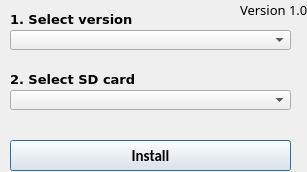
<?xml version="1.0" encoding="UTF-8"?>
<ui version="4.0">
 <class>Installer</class>
 <widget class="QDialog" name="Installer">
  <property name="geometry">
   <rect>
    <x>0</x>
    <y>0</y>
    <width>307</width>
    <height>172</height>
   </rect>
  </property>
  <property name="sizePolicy">
   <sizepolicy hsizetype="Fixed" vsizetype="Fixed">
    <horstretch>0</horstretch>
    <verstretch>0</verstretch>
   </sizepolicy>
  </property>
  <property name="font">
   <font>
    <family>Calibri</family>
   </font>
  </property>
  <property name="contextMenuPolicy">
   <enum>Qt::NoContextMenu</enum>
  </property>
  <property name="windowTitle">
   <string>XBian installer</string>
  </property>
  <property name="windowIcon">
   <iconset>
    <normaloff>icon.ico</normaloff>icon.ico</iconset>
  </property>
  <property name="toolTip">
   <string notr="true"/>
  </property>
  <property name="statusTip">
   <string notr="true"/>
  </property>
  <property name="layoutDirection">
   <enum>Qt::LeftToRight</enum>
  </property>
  <property name="sizeGripEnabled">
   <bool>false</bool>
  </property>
  <property name="modal">
   <bool>false</bool>
  </property>
  <widget class="QLabel" name="lbSelectVersion">
   <property name="geometry">
    <rect>
     <x>10</x>
     <y>10</y>
     <width>171</width>
     <height>18</height>
    </rect>
   </property>
   <property name="sizePolicy">
    <sizepolicy hsizetype="Fixed" vsizetype="Fixed">
     <horstretch>0</horstretch>
     <verstretch>0</verstretch>
    </sizepolicy>
   </property>
   <property name="font">
    <font>
     <family>Verdana</family>
     <pointsize>10</pointsize>
     <weight>75</weight>
     <bold>true</bold>
    </font>
   </property>
   <property name="text">
    <string>1. Select version</string>
   </property>
  </widget>
  <widget class="QPushButton" name="btInstall">
   <property name="geometry">
    <rect>
     <x>10</x>
     <y>140</y>
     <width>281</width>
     <height>31</height>
    </rect>
   </property>
   <property name="font">
    <font>
     <pointsize>11</pointsize>
     <weight>75</weight>
     <bold>true</bold>
    </font>
   </property>
   <property name="text">
    <string>Install</string>
   </property>
  </widget>
  <widget class="QComboBox" name="cbVersion">
   <property name="geometry">
    <rect>
     <x>10</x>
     <y>30</y>
     <width>281</width>
     <height>20</height>
    </rect>
   </property>
   <property name="font">
    <font>
     <family>Verdana</family>
     <pointsize>9</pointsize>
    </font>
   </property>
  </widget>
  <widget class="QLabel" name="lbSelectSD">
   <property name="geometry">
    <rect>
     <x>10</x>
     <y>70</y>
     <width>231</width>
     <height>18</height>
    </rect>
   </property>
   <property name="font">
    <font>
     <family>Verdana</family>
     <pointsize>10</pointsize>
     <weight>75</weight>
     <bold>true</bold>
    </font>
   </property>
   <property name="text">
    <string>2. Select SD card</string>
   </property>
  </widget>
  <widget class="QComboBox" name="cbSDcards">
   <property name="geometry">
    <rect>
     <x>10</x>
     <y>90</y>
     <width>281</width>
     <height>20</height>
    </rect>
   </property>
   <property name="font">
    <font>
     <family>Verdana</family>
     <pointsize>9</pointsize>
    </font>
   </property>
  </widget>
  <widget class="QLabel" name="labelVersion">
   <property name="geometry">
    <rect>
     <x>240</x>
     <y>0</y>
     <width>81</width>
     <height>19</height>
    </rect>
   </property>
   <property name="font">
    <font>
     <family>Geeza Pro</family>
     <pointsize>10</pointsize>
    </font>
   </property>
   <property name="text">
    <string>Version 1.0</string>
   </property>
  </widget>
 </widget>
 <layoutdefault spacing="6" margin="11"/>
 <resources/>
 <connections/>
</ui>
